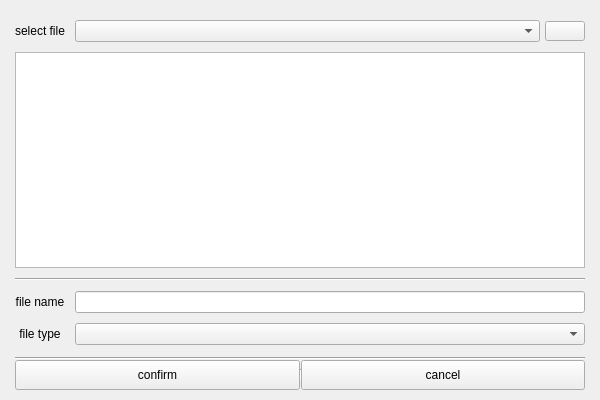
<?xml version="1.0" encoding="UTF-8"?>
<ui version="4.0">
 <class>CEarthFileWindow</class>
 <widget class="QWidget" name="CEarthFileWindow">
  <property name="geometry">
   <rect>
    <x>0</x>
    <y>0</y>
    <width>600</width>
    <height>400</height>
   </rect>
  </property>
  <property name="windowTitle">
   <string>CLinkFileWindow</string>
  </property>
  <layout class="QVBoxLayout" name="verticalLayout">
   <property name="spacing">
    <number>10</number>
   </property>
   <property name="leftMargin">
    <number>15</number>
   </property>
   <property name="topMargin">
    <number>10</number>
   </property>
   <property name="rightMargin">
    <number>15</number>
   </property>
   <property name="bottomMargin">
    <number>10</number>
   </property>
   <item>
    <widget class="QWidget" name="gpNameWgt" native="true">
     <layout class="QHBoxLayout" name="horizontalLayout_3">
      <property name="spacing">
       <number>10</number>
      </property>
      <property name="leftMargin">
       <number>0</number>
      </property>
      <property name="topMargin">
       <number>0</number>
      </property>
      <property name="rightMargin">
       <number>0</number>
      </property>
      <property name="bottomMargin">
       <number>0</number>
      </property>
     </layout>
    </widget>
   </item>
   <item>
    <layout class="QHBoxLayout" name="horizontalLayout_2">
     <property name="spacing">
      <number>10</number>
     </property>
     <item>
      <widget class="QLabel" name="label">
       <property name="minimumSize">
        <size>
         <width>50</width>
         <height>0</height>
        </size>
       </property>
       <property name="maximumSize">
        <size>
         <width>50</width>
         <height>16777215</height>
        </size>
       </property>
       <property name="text">
        <string>select file</string>
       </property>
      </widget>
     </item>
     <item>
      <layout class="QHBoxLayout" name="horizontalLayout">
       <property name="spacing">
        <number>5</number>
       </property>
       <item>
        <widget class="QComboBox" name="pFileSeletedCBBox">
         <property name="sizePolicy">
          <sizepolicy hsizetype="Preferred" vsizetype="Preferred">
           <horstretch>0</horstretch>
           <verstretch>0</verstretch>
          </sizepolicy>
         </property>
        </widget>
       </item>
       <item>
        <widget class="QToolButton" name="pResetTBtn">
         <property name="minimumSize">
          <size>
           <width>40</width>
           <height>20</height>
          </size>
         </property>
         <property name="maximumSize">
          <size>
           <width>40</width>
           <height>20</height>
          </size>
         </property>
         <property name="text">
          <string/>
         </property>
        </widget>
       </item>
      </layout>
     </item>
    </layout>
   </item>
   <item>
    <widget class="QTreeView" name="fileSelectedView">
     <property name="contextMenuPolicy">
      <enum>Qt::NoContextMenu</enum>
     </property>
    </widget>
   </item>
   <item>
    <widget class="Line" name="line">
     <property name="orientation">
      <enum>Qt::Horizontal</enum>
     </property>
    </widget>
   </item>
   <item>
    <layout class="QFormLayout" name="formLayout">
     <property name="horizontalSpacing">
      <number>10</number>
     </property>
     <property name="verticalSpacing">
      <number>10</number>
     </property>
     <property name="leftMargin">
      <number>0</number>
     </property>
     <item row="0" column="0">
      <widget class="QLabel" name="fileNameLbl">
       <property name="minimumSize">
        <size>
         <width>50</width>
         <height>0</height>
        </size>
       </property>
       <property name="text">
        <string>file name</string>
       </property>
       <property name="alignment">
        <set>Qt::AlignCenter</set>
       </property>
       <property name="wordWrap">
        <bool>false</bool>
       </property>
      </widget>
     </item>
     <item row="0" column="1">
      <widget class="QLineEdit" name="fileNameEdt">
       <property name="contextMenuPolicy">
        <enum>Qt::NoContextMenu</enum>
       </property>
       <property name="readOnly">
        <bool>true</bool>
       </property>
      </widget>
     </item>
     <item row="1" column="0">
      <widget class="QLabel" name="fileTypeLbl">
       <property name="minimumSize">
        <size>
         <width>50</width>
         <height>0</height>
        </size>
       </property>
       <property name="text">
        <string>file type</string>
       </property>
       <property name="alignment">
        <set>Qt::AlignCenter</set>
       </property>
      </widget>
     </item>
     <item row="1" column="1">
      <widget class="QComboBox" name="fileFilterCbx">
       <property name="contextMenuPolicy">
        <enum>Qt::NoContextMenu</enum>
       </property>
      </widget>
     </item>
    </layout>
   </item>
   <item>
    <layout class="QVBoxLayout" name="verticalLayout_2">
     <property name="spacing">
      <number>0</number>
     </property>
     <property name="topMargin">
      <number>2</number>
     </property>
     <item>
      <widget class="Line" name="line_3">
       <property name="orientation">
        <enum>Qt::Horizontal</enum>
       </property>
      </widget>
     </item>
     <item>
      <layout class="QHBoxLayout" name="horizontalLayout_6" stretch="0,0,0">
       <property name="spacing">
        <number>0</number>
       </property>
       <item>
        <widget class="QPushButton" name="pOkBtn">
         <property name="sizePolicy">
          <sizepolicy hsizetype="Expanding" vsizetype="Fixed">
           <horstretch>0</horstretch>
           <verstretch>0</verstretch>
          </sizepolicy>
         </property>
         <property name="minimumSize">
          <size>
           <width>0</width>
           <height>30</height>
          </size>
         </property>
         <property name="maximumSize">
          <size>
           <width>16777215</width>
           <height>30</height>
          </size>
         </property>
         <property name="styleSheet">
          <string notr="true"/>
         </property>
         <property name="text">
          <string>confirm</string>
         </property>
        </widget>
       </item>
       <item>
        <widget class="Line" name="line_2">
         <property name="minimumSize">
          <size>
           <width>1</width>
           <height>12</height>
          </size>
         </property>
         <property name="maximumSize">
          <size>
           <width>1</width>
           <height>12</height>
          </size>
         </property>
         <property name="orientation">
          <enum>Qt::Vertical</enum>
         </property>
        </widget>
       </item>
       <item>
        <widget class="QPushButton" name="pCancelBtn">
         <property name="sizePolicy">
          <sizepolicy hsizetype="Expanding" vsizetype="Fixed">
           <horstretch>0</horstretch>
           <verstretch>0</verstretch>
          </sizepolicy>
         </property>
         <property name="minimumSize">
          <size>
           <width>0</width>
           <height>30</height>
          </size>
         </property>
         <property name="maximumSize">
          <size>
           <width>16777215</width>
           <height>30</height>
          </size>
         </property>
         <property name="styleSheet">
          <string notr="true"/>
         </property>
         <property name="text">
          <string>cancel</string>
         </property>
        </widget>
       </item>
      </layout>
     </item>
    </layout>
   </item>
  </layout>
 </widget>
 <layoutdefault spacing="6" margin="11"/>
 <resources/>
 <connections/>
</ui>
